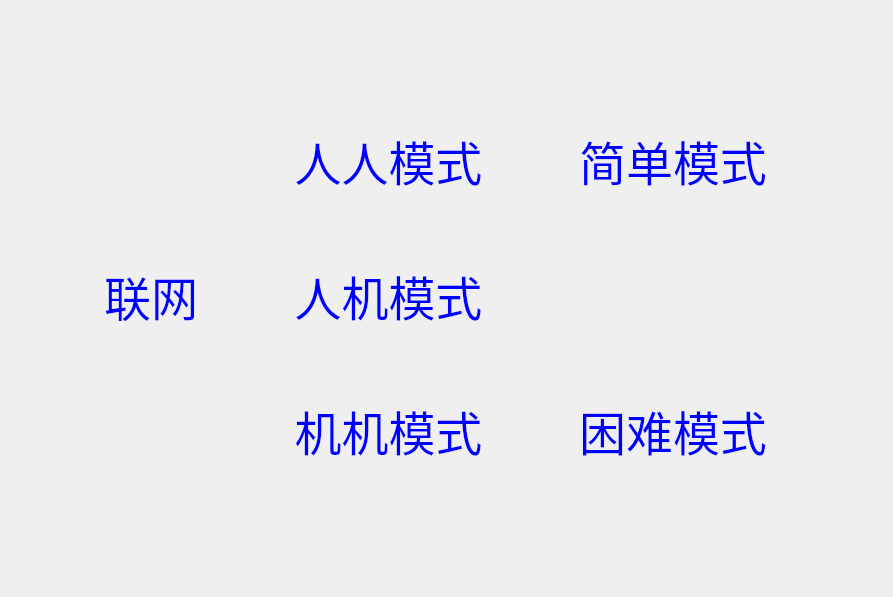
<?xml version="1.0" encoding="UTF-8"?>
<ui version="4.0">
 <class>Selectform</class>
 <widget class="QWidget" name="Selectform">
  <property name="geometry">
   <rect>
    <x>0</x>
    <y>0</y>
    <width>893</width>
    <height>597</height>
   </rect>
  </property>
  <property name="windowTitle">
   <string>Form</string>
  </property>
  <widget class="QWidget" name="selecttype" native="true">
   <property name="geometry">
    <rect>
     <x>100</x>
     <y>10</y>
     <width>671</width>
     <height>552</height>
    </rect>
   </property>
   <property name="styleSheet">
    <string notr="true">font: 35pt &quot;华文行楷&quot;;
color:rgb(0, 0, 255);</string>
   </property>
   <layout class="QGridLayout" name="gridLayout">
    <item row="9" column="1">
     <spacer name="horizontalSpacer_3">
      <property name="orientation">
       <enum>Qt::Horizontal</enum>
      </property>
      <property name="sizeHint" stdset="0">
       <size>
        <width>40</width>
        <height>20</height>
       </size>
      </property>
     </spacer>
    </item>
    <item row="6" column="1">
     <widget class="QPushButton" name="ButtonMA">
      <property name="font">
       <font>
        <family>华文行楷</family>
        <pointsize>35</pointsize>
        <weight>50</weight>
        <italic>false</italic>
        <bold>false</bold>
       </font>
      </property>
      <property name="styleSheet">
       <string notr="true"/>
      </property>
      <property name="text">
       <string>人机模式</string>
      </property>
      <property name="flat">
       <bool>true</bool>
      </property>
     </widget>
    </item>
    <item row="2" column="1">
     <spacer name="horizontalSpacer">
      <property name="orientation">
       <enum>Qt::Horizontal</enum>
      </property>
      <property name="sizeHint" stdset="0">
       <size>
        <width>40</width>
        <height>20</height>
       </size>
      </property>
     </spacer>
    </item>
    <item row="0" column="1">
     <spacer name="horizontalSpacer_5">
      <property name="orientation">
       <enum>Qt::Horizontal</enum>
      </property>
      <property name="sizeHint" stdset="0">
       <size>
        <width>40</width>
        <height>20</height>
       </size>
      </property>
     </spacer>
    </item>
    <item row="1" column="1">
     <spacer name="horizontalSpacer_4">
      <property name="orientation">
       <enum>Qt::Horizontal</enum>
      </property>
      <property name="sizeHint" stdset="0">
       <size>
        <width>40</width>
        <height>20</height>
       </size>
      </property>
     </spacer>
    </item>
    <item row="10" column="1">
     <spacer name="horizontalSpacer_2">
      <property name="orientation">
       <enum>Qt::Horizontal</enum>
      </property>
      <property name="sizeHint" stdset="0">
       <size>
        <width>40</width>
        <height>20</height>
       </size>
      </property>
     </spacer>
    </item>
    <item row="7" column="1">
     <widget class="QPushButton" name="ButtonAA">
      <property name="font">
       <font>
        <family>华文行楷</family>
        <pointsize>35</pointsize>
        <weight>50</weight>
        <italic>false</italic>
        <bold>false</bold>
       </font>
      </property>
      <property name="styleSheet">
       <string notr="true"/>
      </property>
      <property name="text">
       <string>机机模式</string>
      </property>
      <property name="autoDefault">
       <bool>false</bool>
      </property>
      <property name="flat">
       <bool>true</bool>
      </property>
     </widget>
    </item>
    <item row="7" column="2">
     <widget class="QPushButton" name="ButtonDiff">
      <property name="font">
       <font>
        <family>华文行楷</family>
        <pointsize>35</pointsize>
        <weight>50</weight>
        <italic>false</italic>
        <bold>false</bold>
       </font>
      </property>
      <property name="styleSheet">
       <string notr="true"/>
      </property>
      <property name="text">
       <string>困难模式</string>
      </property>
      <property name="flat">
       <bool>true</bool>
      </property>
     </widget>
    </item>
    <item row="5" column="2">
     <widget class="QPushButton" name="ButtonEasy">
      <property name="font">
       <font>
        <family>华文行楷</family>
        <pointsize>35</pointsize>
        <weight>50</weight>
        <italic>false</italic>
        <bold>false</bold>
       </font>
      </property>
      <property name="mouseTracking">
       <bool>false</bool>
      </property>
      <property name="styleSheet">
       <string notr="true"/>
      </property>
      <property name="text">
       <string>简单模式</string>
      </property>
      <property name="flat">
       <bool>true</bool>
      </property>
     </widget>
    </item>
    <item row="5" column="1">
     <widget class="QPushButton" name="ButtonMM">
      <property name="font">
       <font>
        <family>华文行楷</family>
        <pointsize>35</pointsize>
        <weight>50</weight>
        <italic>false</italic>
        <bold>false</bold>
       </font>
      </property>
      <property name="styleSheet">
       <string notr="true"/>
      </property>
      <property name="text">
       <string>人人模式</string>
      </property>
      <property name="default">
       <bool>false</bool>
      </property>
      <property name="flat">
       <bool>true</bool>
      </property>
     </widget>
    </item>
    <item row="6" column="0">
     <widget class="QPushButton" name="ButtonOn">
      <property name="font">
       <font>
        <family>华文行楷</family>
        <pointsize>35</pointsize>
        <weight>50</weight>
        <italic>false</italic>
        <bold>false</bold>
       </font>
      </property>
      <property name="styleSheet">
       <string notr="true"/>
      </property>
      <property name="text">
       <string>联网</string>
      </property>
      <property name="autoDefault">
       <bool>false</bool>
      </property>
      <property name="flat">
       <bool>true</bool>
      </property>
     </widget>
    </item>
   </layout>
  </widget>
 </widget>
 <resources/>
 <connections/>
</ui>
